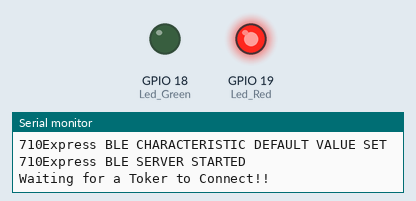
The sketch below on a simulated ESP32. Shown: output pins drawn as LEDs (lit = HIGH), the last lines printed to the serial monitor. Nothing arrives over Bluetooth unless stated; a phone connects over Bluetooth LE 3 s after start.

Above: at 0.1 s.
At 20.1 s:
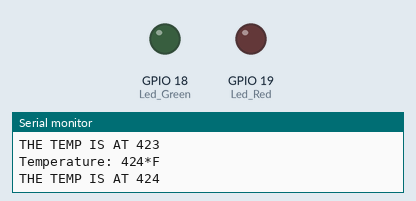
At 37.1 s:
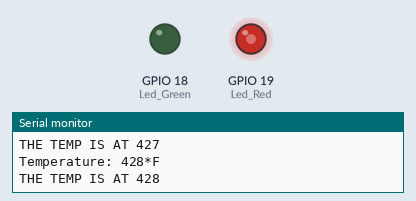
Timing chart, 0 to 38.6 s (numbered marks = the images above):
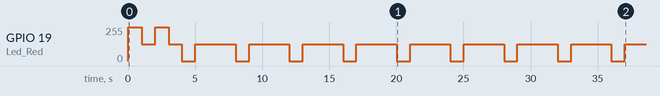

The sketch:

710ExpressV3.ino
```cpp
////// 710 EXPRESS Ver 3 - TEST /////
////// TEMPLATE 1/11/2023 ///////////

// INCLUDES
#include <BLEDevice.h>
#include <BLEServer.h>
#include <BLEUtils.h>

const int Led_Red = 19;
const int Led_Green = 18;
int val = 0;
BLEServer* pServer = NULL;
BLECharacteristic* pCharacteristic = NULL;
bool deviceConnected = false;
bool oldDeviceConnected = false;

// See the following for generating UUIDs:
// https://www.uuidgenerator.net/

#define SERVICE_UUID        "b3e179c6-e28b-43f3-bd3f-96f0611e0c89"
#define CHARACTERISTIC_UUID     "dce6732b-1ca2-49ea-95bb-46aa026ace4a"

class MyServerCallbacks: public BLEServerCallbacks {
    void onConnect(BLEServer* pServer) {
      deviceConnected = true;
    };

    void onDisconnect(BLEServer* pServer) {
      deviceConnected = false;
    }
};

void setup() {
  Serial.begin(115200);
  Serial.println("Starting 710Express work!");
  pinMode(Led_Red, OUTPUT);
  pinMode(Led_Green, OUTPUT);
  Serial.println("710Express LED Choo Choo-ing");


  // Create the BLE Device
  BLEDevice::init("710EXPRESS");
  Serial.println("710Express BLE DEVICE CREATED");

  // Create the BLE Server
  pServer = BLEDevice::createServer();
  pServer->setCallbacks(new MyServerCallbacks());
  Serial.println("710Express BLE SERVER CREATED");

  // Create the BLE Service
  BLEService *pService = pServer->createService(SERVICE_UUID);
  Serial.println("710Express BLE SERVICE CREATED");

  // Create a BLE Characteristic for temperature
  pCharacteristic = pService->createCharacteristic( CHARACTERISTIC_UUID, BLECharacteristic::PROPERTY_READ | BLECharacteristic::PROPERTY_WRITE | BLECharacteristic::PROPERTY_NOTIFY | BLECharacteristic::PROPERTY_INDICATE );
  Serial.println("710Express BLE CHARACTERISTIC CREATED");


  pCharacteristic->setValue("Current Temp: N/A");
  Serial.println("710Express BLE CHARACTERISTIC DEFAULT VALUE SET");

  // Start the service
  pService->start();
  Serial.println("710Express BLE SERVER STARTED");

  // Start advertising
  BLEAdvertising *pAdvertising = BLEDevice::getAdvertising();
  pAdvertising->addServiceUUID(SERVICE_UUID);
  pAdvertising->setScanResponse(false);
  pAdvertising->setMinPreferred(0x0);  // set value to 0x00 to not advertise this parameter
  BLEDevice::startAdvertising();
  Serial.println("Waiting for a Toker to Connect!!");
}

void loop() {
    // CONNECTED DO THIS
    if (deviceConnected)
    {
      for (int t = 420; t > 0; t++)
      {
        Serial.print("Temperature: ");
        Serial.print(t);
        Serial.print("*F");
        Serial.print("\n");

        char buffer [30];
        sprintf(buffer, "THE TEMP IS AT %d", t);
        Serial.print(buffer);
        Serial.print("\n");

        pCharacteristic->setValue(buffer);
        pCharacteristic->notify();

        analogWrite(Led_Red, 127+val);  /// Yellow
        delay(1000);
        analogWrite(Led_Red, val);   //GREEN
        delay(1000);
        analogWrite(Led_Red, 127+val);  /// Yellow

        delay(2000); // bluetooth stack will go into congestion, if too many packets are sent, in 6 hours test i was able to go as low as 3ms

        if(!deviceConnected)
        {
          break;
        }

      }

    }

    // IF NO CONNECTION DO THIS
    if (!deviceConnected)
    {
      analogWrite(Led_Red, 255-val); /// RED
      delay(1000);
      analogWrite(Led_Red, 127+val);  /// Yellow
      delay(1000);
      analogWrite(Led_Red, 255-val); /// RED
      delay(1000);

      Serial.print("NO CONNECTION CURRENTLY");
      Serial.print("\n");

    }

    // IF LOSS CONNECTIONS DO THIS
    if (!deviceConnected && oldDeviceConnected) {
        delay(500); // give the bluetooth stack the chance to get things ready
        pServer->startAdvertising(); // restart advertising
        Serial.println("start advertising");
        oldDeviceConnected = deviceConnected;
    }

    // connecting
    if (deviceConnected && !oldDeviceConnected) {
        // do stuff here on connecting
        oldDeviceConnected = deviceConnected;
    }
}
```

Measured:
- by itself, GPIO 19 (Led_Red): 0/255 → 255/255 at 0.02 s, → 127/255 1.0 s later, → 255/255 1.0 s later, → 127/255 1.0 s later, … (22 changes in this stretch)
